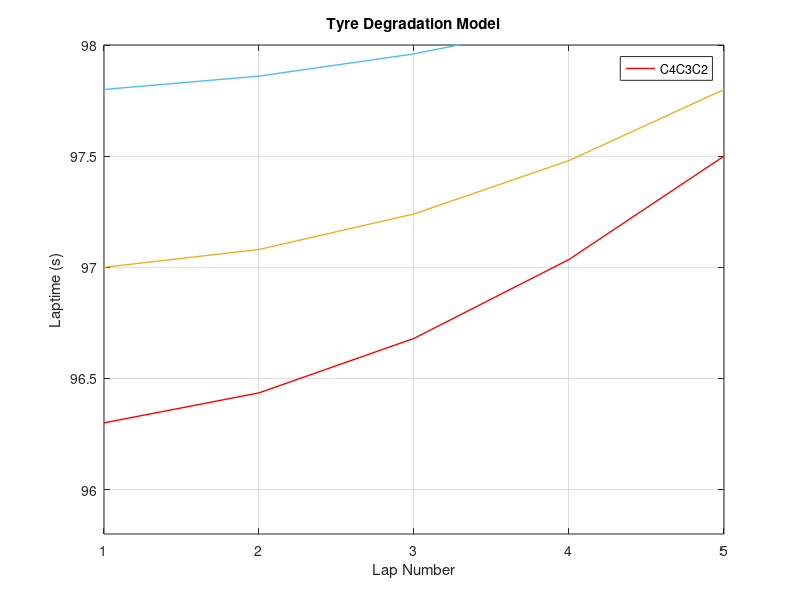

MATLAB code for this plot:
%% Calculating the Optimal Pit Strategy and Pit Lap in F1 Strategy
% 3 Tyre Compounds, Initially consider only 1-stop races.

fuelQuantity = 110;  %kg
totalLapNumber = input("Total Number of Laps: "); %laps
lapNumber = 1:totalLapNumber;
timePerKg = 0.035;   %seconds

fuelConsumption = fuelQuantity/totalLapNumber;   %kg/lap

fuelCorrectionFactor = fuelConsumption .* timePerKg; %seconds/lap

fuelLapCorrections = fuelCorrectionFactor .* (lapNumber-1);

%% Defining Arbitrary Tyre Wear Factors

C4Wear = linspace(0.08,0.3,totalLapNumber); 
C3Wear = linspace(0.04,0.2,totalLapNumber);
C2Wear = linspace(0.04,0.12,totalLapNumber); 

tyreAge = 1:totalLapNumber; %laps

%% Calculating Tyre Degradation Laptime Impact

C4InitialLaptime = 96.3;
C3InitialLaptime = 97;
C2InitialLaptime = 97.8;

C4DegLaptime = C4InitialLaptime + (C4Wear .* (tyreAge-1));
C3DegLaptime = C3InitialLaptime + (C3Wear .* (tyreAge-1));
C2DegLaptime = C2InitialLaptime + (C2Wear .* (tyreAge-1));

%% Calculating Tyre and Fuel Effected Laptimes for Full Distance Tyre Model

C4laptime = C4InitialLaptime + (C4Wear .* (tyreAge-1)) - fuelLapCorrections(lapNumber);
C3laptime = C3InitialLaptime + (C3Wear .* (tyreAge-1)) - fuelLapCorrections(lapNumber);
C2laptime = C2InitialLaptime + (C2Wear .* (tyreAge-1)) - fuelLapCorrections(lapNumber);

%% Defining Average Pit Time Loss

pitTime = 20;  %seconds

%% 
% Plotting the tyre model to visualise the tyre life and pace over the full 
% race distance.

figure(1)
plot(lapNumber,C4DegLaptime,"r","LineWidth",1)
hold on
plot(lapNumber,C3DegLaptime,"Color","#EDB120","LineWidth",1)
plot(lapNumber,C2DegLaptime,"Color","#4DBEEE","LineWidth",1)
xlabel("Lap Number")
ylabel("Laptime (s)")
xlim([1,totalLapNumber])
ylim([C4InitialLaptime-0.5, C4DegLaptime(end)+0.5])
title("Tyre Degradation Model")
legend(["C4", "C3", "C2"])
grid on
hold off

%% Evaluate Race Times for all pit laps
% Parameter sweep for pitstop laps

number_of_pitstops = input("Select Number of Pitstops (1 or 2): ");
starting_tyre = input("Select Starting Tyre (C4, C3 or C2): ", "s");

if number_of_pitstops == 1

if starting_tyre == "C4"
    raceTimesArray_C4C3 = zeros(1,length(totalLapNumber)-1);
    raceTimesArray_C4C2 = zeros(1,length(totalLapNumber)-1);
    for pitLap = 1:totalLapNumber-1
        fuel_Corrected_Stint1 = C4laptime(tyreAge(1:pitLap));
        fuel_Corrected_Stint2_C3 = C3DegLaptime(tyreAge(1:(totalLapNumber-pitLap))) - fuelLapCorrections(lapNumber(pitLap+1:totalLapNumber));
        fuel_Corrected_Stint2_C2 = C2DegLaptime(tyreAge(1:(totalLapNumber-pitLap))) - fuelLapCorrections(lapNumber(pitLap+1:totalLapNumber));
        raceTimesArray_C4C3(pitLap) = sum(fuel_Corrected_Stint1) + sum(fuel_Corrected_Stint2_C3) + pitTime;  %seconds
        raceTimesArray_C4C2(pitLap) = sum(fuel_Corrected_Stint1) + sum(fuel_Corrected_Stint2_C2) + pitTime;  %seconds
    end
    if min(raceTimesArray_C4C3) <= min(raceTimesArray_C4C2)
        optimalRaceTime = min(raceTimesArray_C4C3);
        optimalPitLap = find(raceTimesArray_C4C3 == optimalRaceTime);
        disp(strcat('Optimal 1 Stop Strategy: C4 -> C3 on Lap: ', num2str(optimalPitLap)))
    else
        optimalRaceTime = min(raceTimesArray_C4C2);
        optimalPitLap = find(raceTimesArray_C4C2 == optimalRaceTime);
        disp(strcat('Optimal 1 Stop Strategy: C4 -> C2 on Lap: ', num2str(optimalPitLap)))
    end
    figure(2)
    plot(1:totalLapNumber-1, raceTimesArray_C4C3,"Color","#EDB120","LineWidth",1)
    hold on
    plot(1:totalLapNumber-1, raceTimesArray_C4C2,"Color","#4DBEEE","LineWidth",1)
    title('Total Race Time vs Pitstop Lap')
    xlabel('Pit Stop Lap')
    ylabel('Total Race Time (s)')
    xlim([1,totalLapNumber])
    legend(["C4 -> C3","C4 -> C2"],"Location","best")
    grid on
end

if starting_tyre == "C3"
    raceTimesArray_C3C2 = zeros(1,length(totalLapNumber)-1);
    raceTimesArray_C3C4 = zeros(1,length(totalLapNumber)-1);
    for pitLap = 1:totalLapNumber-1
        fuel_Corrected_Stint1 = C3laptime(tyreAge(1:pitLap));
        fuel_Corrected_Stint2_C2 = C2DegLaptime(tyreAge(1:(totalLapNumber-pitLap))) - fuelLapCorrections(lapNumber(pitLap+1:totalLapNumber));
        fuel_Corrected_Stint2_C4 = C4DegLaptime(tyreAge(1:(totalLapNumber-pitLap))) - fuelLapCorrections(lapNumber(pitLap+1:totalLapNumber));
        raceTimesArray_C3C2(pitLap) = sum(fuel_Corrected_Stint1) + sum(fuel_Corrected_Stint2_C2) + pitTime;  %seconds
        raceTimesArray_C3C4(pitLap) = sum(fuel_Corrected_Stint1) + sum(fuel_Corrected_Stint2_C4) + pitTime;  %seconds
    end
    if min(raceTimesArray_C3C2) <= min(raceTimesArray_C3C4)
        optimalRaceTime = min(raceTimesArray_C3C2);
        optimalPitLap = find(raceTimesArray_C3C2 == optimalRaceTime);
        disp(strcat('Optimal 1 Stop Strategy: C3 -> C2 on Lap: ', num2str(optimalPitLap)))
    else
        optimalRaceTime = min(raceTimesArray_C3C4);
        optimalPitLap = find(raceTimesArray_C3C4 == optimalRaceTime);
        disp(strcat('Optimal 1 Stop Strategy: C3 -> C4 on Lap: ', num2str(optimalPitLap)))
    end
    figure(2)
    plot(1:totalLapNumber-1, raceTimesArray_C3C4,"r","LineWidth",1)
    hold on
    plot(1:totalLapNumber-1, raceTimesArray_C3C2,"Color","#4DBEEE","LineWidth",1)
    title('Total Race Time vs Pitstop Lap')
    xlabel('Pit Stop Lap')
    ylabel('Total Race Time (s)')
    xlim([1,totalLapNumber])
    legend(["C3 -> C4","C3 -> C2"],"Location","best")
    grid on
end

if starting_tyre == "C2"
    raceTimesArray_C2C3 = zeros(1,length(totalLapNumber)-1);
    raceTimesArray_C2C4 = zeros(1,length(totalLapNumber)-1);
    for pitLap = 1:totalLapNumber-1
        fuel_Corrected_Stint1 = C2laptime(tyreAge(1:pitLap));
        fuel_Corrected_Stint2_C3 = C3DegLaptime(tyreAge(1:(totalLapNumber-pitLap))) - fuelLapCorrections(lapNumber(pitLap+1:totalLapNumber));
        fuel_Corrected_Stint2_C4 = C4DegLaptime(tyreAge(1:(totalLapNumber-pitLap))) - fuelLapCorrections(lapNumber(pitLap+1:totalLapNumber));
        raceTimesArray_C2C3(pitLap) = sum(fuel_Corrected_Stint1) + sum(fuel_Corrected_Stint2_C3) + pitTime;  %seconds
        raceTimesArray_C2C4(pitLap) = sum(fuel_Corrected_Stint1) + sum(fuel_Corrected_Stint2_C4) + pitTime;  %seconds
    end
    if min(raceTimesArray_C2C3) <= min(raceTimesArray_C2C4)
        optimalRaceTime = min(raceTimesArray_C2C3);
        optimalPitLap = find(raceTimesArray_C2C3 == optimalRaceTime);
        disp(strcat('Optimal 1 Stop Strategy: C2 -> C3 on Lap: ', num2str(optimalPitLap)))
    else
        optimalRaceTime = min(raceTimesArray_C2C4);
        optimalPitLap = find(raceTimesArray_C2C4 == optimalRaceTime);
        disp(strcat('Optimal 1 Stop Strategy: C2 -> C4 on Lap: ', num2str(optimalPitLap)))
    end
    figure(2)
    plot(1:totalLapNumber-1, raceTimesArray_C2C4,"r","LineWidth",1)
    hold on
    plot(1:totalLapNumber-1, raceTimesArray_C2C3,"Color","#EDB120","LineWidth",1)
    title('Total Race Time vs Pitstop Lap')
    xlabel('Pit Stop Lap')
    ylabel('Total Race Time (s)')
    xlim([1,totalLapNumber])
    legend(["C2 -> C4","C2 -> C3"],"Location","best")
    grid on
end

elseif number_of_pitstops == 2

if starting_tyre == "C4" %C4-C4-C2, C4-C2-C2, C4-C2-C4, C4-C4-C3, C4-C3-C3, C4-C3-C4
    raceTimesArray_C4C4C2 = zeros(length(totalLapNumber)-2,length(totalLapNumber)-1);
    raceTimesArray_C4C2C4 = zeros(1,length(totalLapNumber)-1);
    raceTimesArray_C4C2C2 = zeros(1,length(totalLapNumber)-1);
    raceTimesArray_C4C4C3 = zeros(1,length(totalLapNumber)-1);
    raceTimesArray_C4C3C4 = zeros(1,length(totalLapNumber)-1);
    raceTimesArray_C4C3C3 = zeros(1,length(totalLapNumber)-1);
    for pitLap1 = 1:totalLapNumber-2
        for pitLap2 = pitLap1+1:totalLapNumber-1
        fuel_Corrected_Stint1 = C4laptime(tyreAge(1:pitLap1));
        fuel_Corrected_Stint2_C4 = C4DegLaptime(tyreAge(1:(pitLap2-pitLap1))) - fuelLapCorrections(lapNumber(pitLap1+1:pitLap2));
        fuel_Corrected_Stint2_C3 = C3DegLaptime(tyreAge(1:(pitLap2-pitLap1))) - fuelLapCorrections(lapNumber(pitLap1+1:pitLap2));
        fuel_Corrected_Stint2_C2 = C2DegLaptime(tyreAge(1:(pitLap2-pitLap1))) - fuelLapCorrections(lapNumber(pitLap1+1:pitLap2));
        fuel_Corrected_Stint3_C4 = C4DegLaptime(tyreAge(1:(totalLapNumber-pitLap2))) - fuelLapCorrections(lapNumber(pitLap2+1:totalLapNumber));
        fuel_Corrected_Stint3_C3 = C3DegLaptime(tyreAge(1:(totalLapNumber-pitLap2))) - fuelLapCorrections(lapNumber(pitLap2+1:totalLapNumber));
        fuel_Corrected_Stint3_C2 = C2DegLaptime(tyreAge(1:(totalLapNumber-pitLap2))) - fuelLapCorrections(lapNumber(pitLap2+1:totalLapNumber));
        raceTimesArray_C4C4C2(pitLap2,pitLap1) = sum(fuel_Corrected_Stint1) + sum(fuel_Corrected_Stint2_C4) + sum(fuel_Corrected_Stint3_C2) + number_of_pitstops*pitTime;
        raceTimesArray_C4C2C4(pitLap2,pitLap1) = sum(fuel_Corrected_Stint1) + sum(fuel_Corrected_Stint2_C2) + sum(fuel_Corrected_Stint3_C4) + number_of_pitstops*pitTime;
        raceTimesArray_C4C2C2(pitLap2,pitLap1) = sum(fuel_Corrected_Stint1) + sum(fuel_Corrected_Stint2_C2) + sum(fuel_Corrected_Stint3_C2) + number_of_pitstops*pitTime;
        raceTimesArray_C4C4C3(pitLap2,pitLap1) = sum(fuel_Corrected_Stint1) + sum(fuel_Corrected_Stint2_C4) + sum(fuel_Corrected_Stint3_C3) + number_of_pitstops*pitTime;
        raceTimesArray_C4C3C4(pitLap2,pitLap1) = sum(fuel_Corrected_Stint1) + sum(fuel_Corrected_Stint2_C3) + sum(fuel_Corrected_Stint3_C4) + number_of_pitstops*pitTime;
        raceTimesArray_C4C3C3(pitLap2,pitLap1) = sum(fuel_Corrected_Stint1) + sum(fuel_Corrected_Stint2_C3) + sum(fuel_Corrected_Stint3_C3) + number_of_pitstops*pitTime;
        end
    end
    strategyOptions = [min(raceTimesArray_C4C4C2(raceTimesArray_C4C4C2 > 0)), min(raceTimesArray_C4C2C4(raceTimesArray_C4C2C4 > 0)), min(raceTimesArray_C4C2C2(raceTimesArray_C4C2C2 > 0)), min(raceTimesArray_C4C4C3(raceTimesArray_C4C4C3 > 0)), min(raceTimesArray_C4C3C4(raceTimesArray_C4C3C4 > 0)), min(raceTimesArray_C4C3C3(raceTimesArray_C4C3C3 > 0))];
    figure(2)
    bar(["C4-C4-C2", "C4-C2-C4", "C4-C2-C2", "C4-C4-C3", "C4-C3-C4", "C4-C3-C3"], strategyOptions)
    ylim([min(strategyOptions)-50, max(strategyOptions)+50])
    title("Optimal 2-Stop Strategies")
    ylabel("Race Time (s)")
    optimal2StopTime = min(strategyOptions);
    optimal2StopIndex = find(strategyOptions == optimal2StopTime);
    if numel(optimal2StopIndex) ~= 1
        optimal2StopIndex = optimal2StopIndex(1);
    end
    if optimal2StopIndex == 1
        optimalRaceTime = min(raceTimesArray_C4C4C2(raceTimesArray_C4C4C2 > 0));
        [optimalPitLap2, optimalPitLap1] = find(raceTimesArray_C4C4C2 == optimalRaceTime);
        plotData = raceTimesArray_C4C4C2;
        plotData(plotData==0) = nan; % replace 0 elements with NaN
        disp(strcat("Optimal 2 Stop Strategy: C4 -> C4 on Lap: ", num2str(optimalPitLap1), " and C4 -> C2 on Lap: ", num2str(optimalPitLap2)))
    elseif optimal2StopIndex == 2
        optimalRaceTime = min(raceTimesArray_C4C2C4(raceTimesArray_C4C2C4 > 0));
        [optimalPitLap2, optimalPitLap1] = find(raceTimesArray_C4C2C4 == optimalRaceTime);
        plotData = raceTimesArray_C4C2C4;
        plotData(plotData==0) = nan; % replace 0 elements with NaN
        disp(strcat("Optimal 2 Stop Strategy: C4 -> C2 on Lap: ", num2str(optimalPitLap1), " and C2 -> C4 on Lap: ", num2str(optimalPitLap2)))
    elseif optimal2StopIndex == 3
        optimalRaceTime = min(raceTimesArray_C4C2C2(raceTimesArray_C4C2C2 > 0));
        [optimalPitLap2, optimalPitLap1] = find(raceTimesArray_C4C2C2 == optimalRaceTime);
        plotData = raceTimesArray_C4C2C2;
        plotData(plotData==0) = nan; % replace 0 elements with NaN
        disp(strcat("Optimal 2 Stop Strategy: C4 -> C2 on Lap: ", num2str(optimalPitLap1), " and C2 -> C2 on Lap: ", num2str(optimalPitLap2)))
    elseif optimal2StopIndex == 4
        optimalRaceTime = min(raceTimesArray_C4C4C3(raceTimesArray_C4C4C3 > 0));
        [optimalPitLap2, optimalPitLap1] = find(raceTimesArray_C4C4C3 == optimalRaceTime);
        plotData = raceTimesArray_C4C4C3;
        plotData(plotData==0) = nan; % replace 0 elements with NaN
        disp(strcat("Optimal 2 Stop Strategy: C4 -> C4 on Lap: ", num2str(optimalPitLap1), " and C4 -> C3 on Lap: ", num2str(optimalPitLap2)))
    elseif optimal2StopIndex == 5
        optimalRaceTime = min(raceTimesArray_C4C3C4(raceTimesArray_C4C3C4 > 0));
        [optimalPitLap2, optimalPitLap1] = find(raceTimesArray_C4C3C4 == optimalRaceTime);
        plotData = raceTimesArray_C4C3C4;
        plotData(plotData==0) = nan; % replace 0 elements with NaN
        disp(strcat("Optimal 2 Stop Strategy: C4 -> C3 on Lap: ", num2str(optimalPitLap1), " and C3 -> C4 on Lap: ", num2str(optimalPitLap2)))
    elseif optimal2StopIndex == 6
        optimalRaceTime = min(raceTimesArray_C4C3C3(raceTimesArray_C4C3C3 > 0));
        [optimalPitLap2, optimalPitLap1] = find(raceTimesArray_C4C3C3 == optimalRaceTime);
        plotData = raceTimesArray_C4C3C3;
        plotData(plotData==0) = nan; % replace 0 elements with NaN
        disp(strcat("Optimal 2 Stop Strategy: C4 -> C3 on Lap: ", num2str(optimalPitLap1), " and C3 -> C3 on Lap: ", num2str(optimalPitLap2)))
    end
    figure(3)
    mesh(plotData)
    colorbar
    xlabel("1st Pit Stop Lap Number")
    ylabel("2nd Pit Stop Lap Number")
    zlabel("Race Time (s)")
    title("Total Race Time vs 1st and 2nd Pit Stop Laps")
    grid on
end

end

